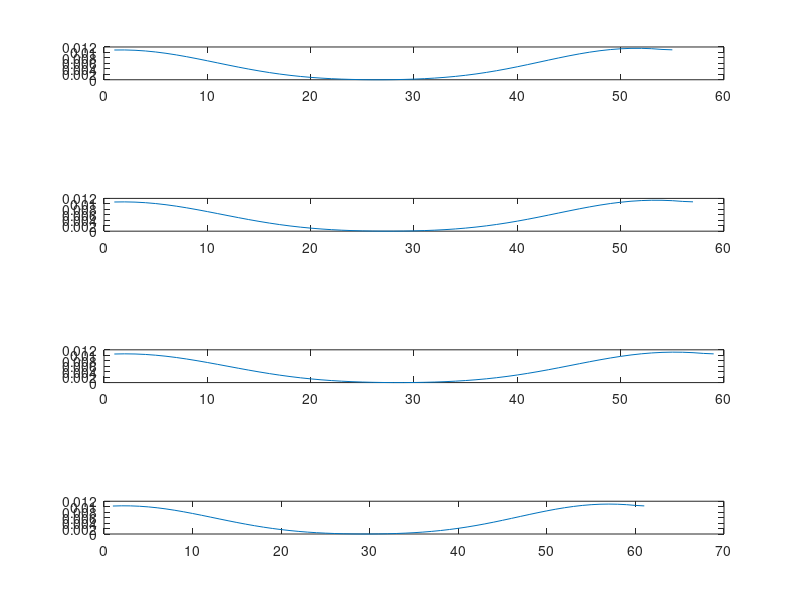

This chart was generated by the following MATLAB code:
close all;
clear;
clc;

Start = 54;
Num = 60;
fsample = 44100;
fcutoff = 310;
fcutoff = fcutoff/fsample;


for N =Start:2:Num
    middle = fix(N/2)+1;
    fltr = double(zeros(1, N));
    
    for n = -fix(N/2): fix(N/2)
        if (n==0) fltr(middle) = 2*fcutoff;
        else fltr(n+middle) = sin(2*pi*fcutoff*n)/(pi*n);
        end
    end
    
    
    for n = 1: N
        fltr(n)=fltr(n)*( (0.42)+0.5*cos((2*pi*n)/(N-1))+0.08*cos((4*pi*n)/(N-1)));
    end
    
    
    subplot(Num-Start+1,1,N-Start+1);
    plot(fltr, 'LineWidth', .5); 
    
    
end

